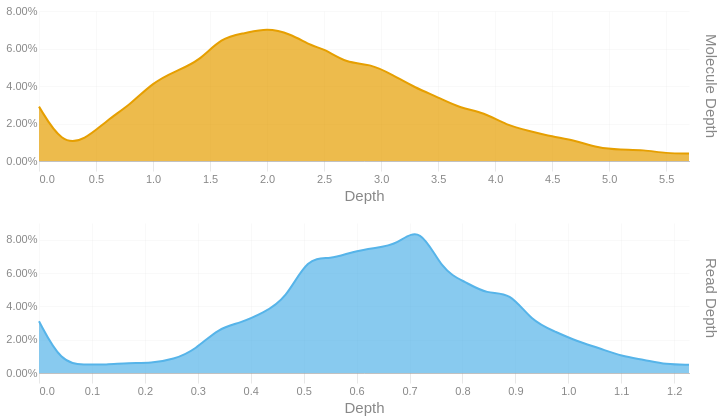

The notebook cell saved with this chart:
### Code cell
readdep = depth_hist(tb['Read Depth'], q99, 3)
readdep = readdep.with_columns(pl.lit('Read Depth').alias('Metric'))
if not SKIPLR:
    moldep = depth_hist(tb['Molecule Depth'], mol_q99, 1)
    moldep = moldep.with_columns(pl.lit('Molecule Depth').alias('Metric'))
    _hist = pl.concat([readdep, moldep])
    _hist = _hist.filter(pl.col('Proportion') != 0)
    with SafeRender(_hist):
        (
            alt.Chart(_hist)        
            .mark_area(interpolate = "basis")
            .encode(
                x=alt.X('Bin:Q').scale(domainMin=0).axis(alt.Axis(title='Depth')),
                y = alt.Y('Proportion:Q', title = None).axis(format = '.2%'),
                color = alt.Color('Metric:N').legend(None),
                row = alt.Row("Metric:N").header(title = None, labelOrient = 'right'),
                tooltip = [
                    alt.Tooltip("Metric:N", title = "Metric"),
                    alt.Tooltip('Interval:N', title = "Depth Interval"),
                    alt.Tooltip('Proportion:Q', title = "% Alignments").format('.2%')
                ]
            )
            .resolve_scale(x='independent', y='independent')
            .properties(
                height = 150, width = 650,
                usermeta={'embedOptions': {'downloadFileName': f'{samplename}.depth.hist'}}
            )
        ).display()
else:
    readdep = readdep.filter(pl.col('Proportion') != 0)
    with SafeRender(readdep):
        (
            alt.Chart(readdep)        
            .mark_area(interpolate = "basis")
            .encode(
                x=alt.X('Bin:Q').scale(domainMin=0).axis(alt.Axis(title='Depth')),
                y = alt.Y('Proportion:Q', title = None).axis(format = '.2%'),
                tooltip = [
                    alt.Tooltip('Interval:N', title = "Depth Interval"),
                    alt.Tooltip('Proportion:Q', title = "% Alignments").format('.2%')
                ]
            )
            .properties(
                usermeta={'embedOptions': {'downloadFileName': f'{samplename}.depth.hist'}}
            )
        ).display()

### Figure 1 — Vega-Lite specification as saved in the notebook (floating-point values rounded to 4 significant figures)
{"width": 650, "height": 150, "config": {"title": {"anchor": "start", "dy": -15, "fontSize": 18, "color": "#888888", "subtitleColor": "#888888", "subtitleFontSize": 14}, "arc": {"fill": "#0072B2"}, "axis": {"domainColor": "#888888", "domainWidth": 0.5, "gridWidth": 0.2, "grid": false, "titleFontWeight": 400, "titleFontSize": 15, "labelFontSize": 11, "labelColor": "#888888", "tickColor": "#888888", "tickWidth": 0.2, "titleColor": "#888888"}, "axisBand": {"grid": false}, "axisX": {"grid": true, "tickSize": 10, "domainCap": "round"}, "axisY": {"domain": false, "grid": true, "tickSize": 0, "domainCap": "round"}, "background": "transparent", "header": {"labelFontSize": 15, "labelColor": "#888888", "titleFontSize": 15, "titleFontWeight": 600, "titleColor": "#888888"}, "legend": {"labelFont": "sans-serif", "labelFontSize": 12, "labelColor": "#888888", "symbolSize": 100, "symbolType": "circle", "titleFontSize": 12, "titlePadding": 10, "titleColor": "#888888", "title": null}, "range": {"category": ["#E69F00", "#56B4E9", "#009E73", "#F0E442", "#0072B2", "#D55E00", "#CC79A7", "#000000"], "diverging": ["#cfe8f3", "#a2d4ec", "#73bfe2", "#46abdb", "#1696d2", "#12719e"]}, "area": {"fill": "#0072B2", "fillOpacity": 0.7, "line": true, "strokeOpacity": 0.7}, "line": {"color": "#0072B2", "stroke": "#0072B2", "strokeWidth": 2}, "trail": {"color": "#0072B2", "stroke": "#0072B2", "strokeWidth": 0, "size": 1}, "point": {"filled": true, "fillOpacity": 1.0, "size": 95}, "text": {"color": "#888888", "fontSize": 11, "align": "right", "fontWeight": 400, "size": 11}, "bar": {"fill": "#0072B2", "stroke": null}, "view": {"stroke": null, "continuousWidth": 660, "continuousHeight": 400}}, "data": {"name": "data-949deb878ee868c5412302e3db8937b8"}, "mark": {"type": "area", "interpolate": "basis"}, "encoding": {"color": {"field": "Metric", "legend": null, "type": "nominal"}, "row": {"field": "Metric", "header": {"title": null, "labelOrient": "right"}, "type": "nominal"}, "tooltip": [{"field": "Metric", "title": "Metric", "type": "nominal"}, {"field": "Interval", "title": "Depth Interval", "type": "nominal"}, {"field": "Proportion", "format": ".2%", "title": "% Alignments", "type": "quantitative"}], "x": {"axis": {"title": "Depth"}, "field": "Bin", "scale": {"domainMin": 0}, "type": "quantitative"}, "y": {"axis": {"format": ".2%"}, "field": "Proportion", "title": null, "type": "quantitative"}}, "resolve": {"scale": {"x": "independent", "y": "independent"}}, "usermeta": {"embedOptions": {"downloadFileName": "S1_Musquodoboit_023.depth.hist"}}, "$schema": "https://vega.github.io/schema/vega-lite/v6.1.0.json", "datasets": {"data-949deb878ee868c5412302e3db8937b8": [{"Bin": 0.0, "Interval": "0.0-0.042", "Proportion": 0.031, "Metric": "Read Depth"}, {"Bin": 0.042, "Interval": "0.042-0.085", "Proportion": 0.006, "Metric": "Read Depth"}, {"Bin": 0.085, "Interval": "0.085-0.127", "Proportion": 0.005, "Metric": "Read Depth"}, {"Bin": 0.127, "Interval": "0.127-0.169", "Proportion": 0.005, "Metric": "Read Depth"}, {"Bin": 0.169, "Interval": "0.169-0.212", "Proportion": 0.006, "Metric": "Read Depth"}, {"Bin": 0.212, "Interval": "0.212-0.254", "Proportion": 0.006, "Metric": "Read Depth"}, {"Bin": 0.254, "Interval": "0.254-0.296", "Proportion": 0.008, "Metric": "Read Depth"}, {"Bin": 0.296, "Interval": "0.296-0.339", "Proportion": 0.014, "Metric": "Read Depth"}, {"Bin": 0.339, "Interval": "0.339-0.381", "Proportion": 0.027, "Metric": "Read Depth"}, {"Bin": 0.381, "Interval": "0.381-0.423", "Proportion": 0.03, "Metric": "Read Depth"}, {"Bin": 0.423, "Interval": "0.423-0.466", "Proportion": 0.036, "Metric": "Read Depth"}, {"Bin": 0.466, "Interval": "0.466-0.508", "Proportion": 0.044, "Metric": "Read Depth"}, {"Bin": 0.508, "Interval": "0.508-0.55", "Proportion": 0.07, "Metric": "Read Depth"}, {"Bin": 0.55, "Interval": "0.55-0.593", "Proportion": 0.068, "Metric": "Read Depth"}, {"Bin": 0.593, "Interval": "0.593-0.635", "Proportion": 0.073, "Metric": "Read Depth"}, {"Bin": 0.635, "Interval": "0.635-0.677", "Proportion": 0.075, "Metric": "Read Depth"}, {"Bin": 0.677, "Interval": "0.677-0.72", "Proportion": 0.077, "Metric": "Read Depth"}, {"Bin": 0.72, "Interval": "0.72-0.762", "Proportion": 0.089, "Metric": "Read Depth"}, {"Bin": 0.762, "Interval": "0.762-0.804", "Proportion": 0.061, "Metric": "Read Depth"}, {"Bin": 0.804, "Interval": "0.804-0.847", "Proportion": 0.055, "Metric": "Read Depth"}, {"Bin": 0.847, "Interval": "0.847-0.889", "Proportion": 0.047, "Metric": "Read Depth"}, {"Bin": 0.889, "Interval": "0.889-0.931", "Proportion": 0.049, "Metric": "Read Depth"}, {"Bin": 0.931, "Interval": "0.931-0.974", "Proportion": 0.031, "Metric": "Read Depth"}, {"Bin": 0.974, "Interval": "0.974-1.016", "Proportion": 0.025, "Metric": "Read Depth"}, {"Bin": 1.016, "Interval": "1.016-1.058", "Proportion": 0.019, "Metric": "Read Depth"}, {"Bin": 1.058, "Interval": "1.058-1.101", "Proportion": 0.015, "Metric": "Read Depth"}, {"Bin": 1.101, "Interval": "1.101-1.143", "Proportion": 0.01, "Metric": "Read Depth"}, {"Bin": 1.143, "Interval": "1.143-1.185", "Proportion": 0.008, "Metric": "Read Depth"}, {"Bin": 1.185, "Interval": "1.185-1.228", "Proportion": 0.005, "Metric": "Read Depth"}, {"Bin": 1.228, "Interval": "1.228-1.27", "Proportion": 0.005, "Metric": "Read Depth"}, {"Bin": 0.0, "Interval": "0.0-0.2", "Proportion": 0.029, "Metric": "Molecule Depth"}, {"Bin": 0.2, "Interval": "0.2-0.4", "Proportion": 0.009, "Metric": "Molecule Depth"}, {"Bin": 0.4, "Interval": "0.4-0.6", "Proportion": 0.011, "Metric": "Molecule Depth"}, {"Bin": 0.6, "Interval": "0.6-0.8", "Proportion": 0.022, "Metric": "Molecule Depth"}, {"Bin": 0.8, "Interval": "0.8-1.0", "Proportion": 0.03, "Metric": "Molecule Depth"}, {"Bin": 1.0, "Interval": "1.0-1.2", "Proportion": 0.042, "Metric": "Molecule Depth"}, {"Bin": 1.2, "Interval": "1.2-1.4", "Proportion": 0.048, "Metric": "Molecule Depth"}, {"Bin": 1.4, "Interval": "1.4-1.6", "Proportion": 0.053, "Metric": "Molecule Depth"}, {"Bin": 1.6, "Interval": "1.6-1.8", "Proportion": 0.066, "Metric": "Molecule Depth"}, {"Bin": 1.8, "Interval": "1.8-2.0", "Proportion": 0.068, "Metric": "Molecule Depth"}, {"Bin": 2.0, "Interval": "2.0-2.2", "Proportion": 0.071, "Metric": "Molecule Depth"}, {"Bin": 2.2, "Interval": "2.2-2.4", "Proportion": 0.068, "Metric": "Molecule Depth"}, {"Bin": 2.4, "Interval": "2.4-2.5", "Proportion": 0.061, "Metric": "Molecule Depth"}, {"Bin": 2.5, "Interval": "2.5-2.7", "Proportion": 0.06, "Metric": "Molecule Depth"}, {"Bin": 2.7, "Interval": "2.7-2.9", "Proportion": 0.052, "Metric": "Molecule Depth"}, {"Bin": 2.9, "Interval": "2.9-3.1", "Proportion": 0.052, "Metric": "Molecule Depth"}, {"Bin": 3.1, "Interval": "3.1-3.3", "Proportion": 0.046, "Metric": "Molecule Depth"}, {"Bin": 3.3, "Interval": "3.3-3.5", "Proportion": 0.039, "Metric": "Molecule Depth"}, {"Bin": 3.5, "Interval": "3.5-3.7", "Proportion": 0.034, "Metric": "Molecule Depth"}, {"Bin": 3.7, "Interval": "3.7-3.9", "Proportion": 0.028, "Metric": "Molecule Depth"}, {"Bin": 3.9, "Interval": "3.9-4.1", "Proportion": 0.026, "Metric": "Molecule Depth"}, {"Bin": 4.1, "Interval": "4.1-4.3", "Proportion": 0.019, "Metric": "Molecule Depth"}, {"Bin": 4.3, "Interval": "4.3-4.5", "Proportion": 0.016, "Metric": "Molecule Depth"}, {"Bin": 4.5, "Interval": "4.5-4.7", "Proportion": 0.013, "Metric": "Molecule Depth"}, {"Bin": 4.7, "Interval": "4.7-4.9", "Proportion": 0.011, "Metric": "Molecule Depth"}, {"Bin": 4.9, "Interval": "4.9-5.1", "Proportion": 0.007, "Metric": "Molecule Depth"}, {"Bin": 5.1, "Interval": "5.1-5.3", "Proportion": 0.006, "Metric": "Molecule Depth"}, {"Bin": 5.3, "Interval": "5.3-5.5", "Proportion": 0.006, "Metric": "Molecule Depth"}, {"Bin": 5.5, "Interval": "5.5-5.7", "Proportion": 0.004, "Metric": "Molecule Depth"}, {"Bin": 5.7, "Interval": "5.7-5.88", "Proportion": 0.004, "Metric": "Molecule Depth"}]}}
